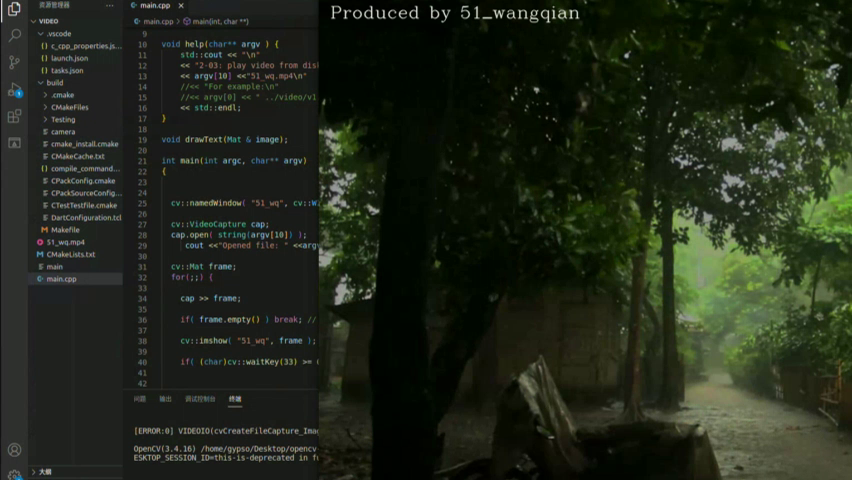
#> input picture frame 9 of work_1/51_王茜_2022091202029_作业1/作业1_录屏.mp4.mp4, 852 x 480 px, given in place of v1.mp4, which was not available
$ jupyter execute --allow-errors '51_王茜_2022091202029_作业2.ipynb'   (text cells are left out)
#> lines starting #> are read from the running program, lines starting #| are printed output that depends on the picture; pictures that were not available may be replaced by others from this repository, and a replacement may not be noted
[cell 1]
import os
import csv
import cv2
import matplotlib.pyplot as plt
import numpy as np
vis_stds = []
infrar_stds = []
#matplotlib inline

[cell 2]
def equalize_hist(im, nbr_bins=256):
    """对一幅灰度图像进行直方图均衡化"""
    # 图像直方图统计
    imhist, bins = np.histogram(im.flatten(), nbr_bins)
    # 累积分布函数
    cdf = imhist.cumsum()
    cdf = 255.0 * cdf / cdf[-1]
    # 使用累积分布函数的线性插值，计算新的像素值
    im2 = np.interp(im.flatten(), bins[:-1], cdf)  # 分段线性插值函数
    return im2.reshape(im.shape), cdf

[cell 3]
v = cv2.VideoCapture('C:\\Users\\DELL\\zuoye2\\v1.mp4')
if v.isOpened():
    open,frame = v.read()
#> frame is the input picture: shape (480, 852, 3); mean B, G, R 25.9, 39.3, 32.9
else:
    open = False

[cell 4]
frame.shape
#> Out = (480, 852, 3)

[cell 5]
while open:
    re,frame = v.read()
    if frame is None:
        break
    if re==True:

        #将原始图像转化为灰度图像
        frame = cv2.cvtColor(frame,cv2.COLOR_BGR2GRAY)    ###gray
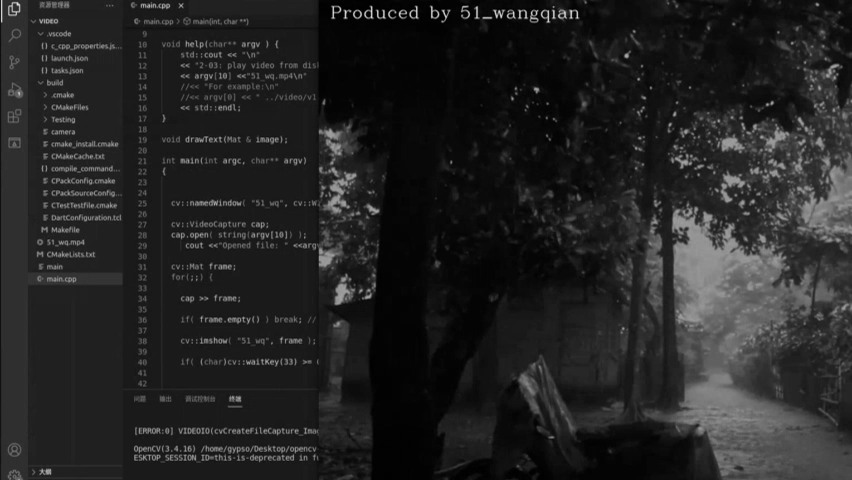
#> frame: shape (480, 852); min 0, max 223, mean 35.7

        #将原始图像大小缩小为原来的1/4

        #frame = frame[500:800,500:800]                    ###box
        #frame = cv2.resize(frame,(800,400))               ###scale,(width,height)
        frame = cv2.resize(frame,(0,0),fx=0.5,fy=0.5)
#> frame: shape (240, 426)

        image = frame


        # 图像均衡化
        img_equalize_hist, cdf = equalize_hist(frame)
#> in equalize_hist, `imhist, bins = np.histogram(im.flatten(), nbr_bins)`: imhist = 256 values, max 11885 at index 35, min 0 at index 3, mean 399.4; bins = 257 values from 0 to 187
#> in equalize_hist, `cdf = imhist.cumsum()`: cdf = 256 values from 3 to 102240
#> in equalize_hist, `cdf = 255.0 * cdf / cdf[-1]`: cdf = 256 values from 0.00748 to 255
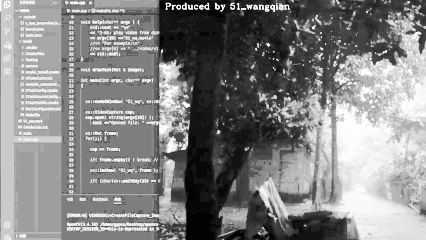
#> img_equalize_hist: shape (240, 426) float64; min 0.00748, max 255, mean 132.3
#> cdf = 256 values from 0.00748 to 255
        #img_equalize_hist = img_vis


        # 累积分布函数
        #plt.plot(cdf, color='r')

        cv2.imshow('result',frame)


        if cv2.waitKey(25) & 0xFF == 27:
#> (key Esc is pressed here)
            break
plt.imshow(image, 'gray')
plt.show()
# 统计原始图直方图
plt.hist(image.flatten(), 256)
plt.show()
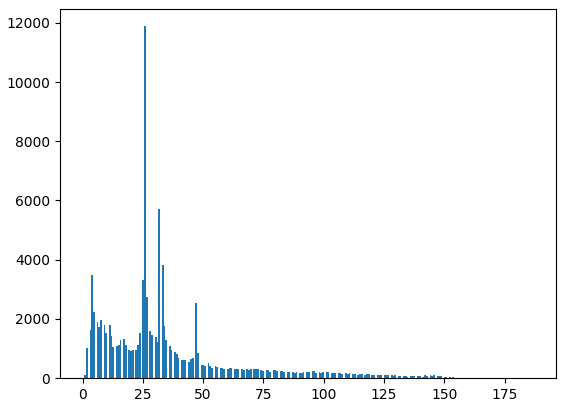
#> figure drawn by matplotlib, 1 panel; tallest bar 11885 high, from x = 25.57 to 26.3
plt.imshow(img_equalize_hist/255.0, 'gray')
plt.show()
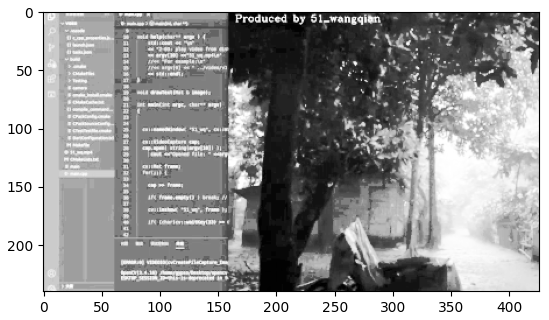
#> figure drawn by matplotlib, 1 panel
# 显示均衡化图的直方图
plt.hist(img_equalize_hist.flatten(),256, color='r')
plt.show()
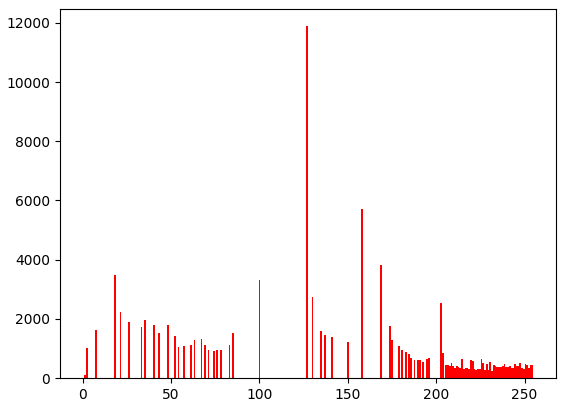
#> figure drawn by matplotlib, 1 panel; tallest bar 11885 high, from x = 126.5 to 127.5

v.release()
cv2.destroyAllWindows()

$ run again, starting later in the video
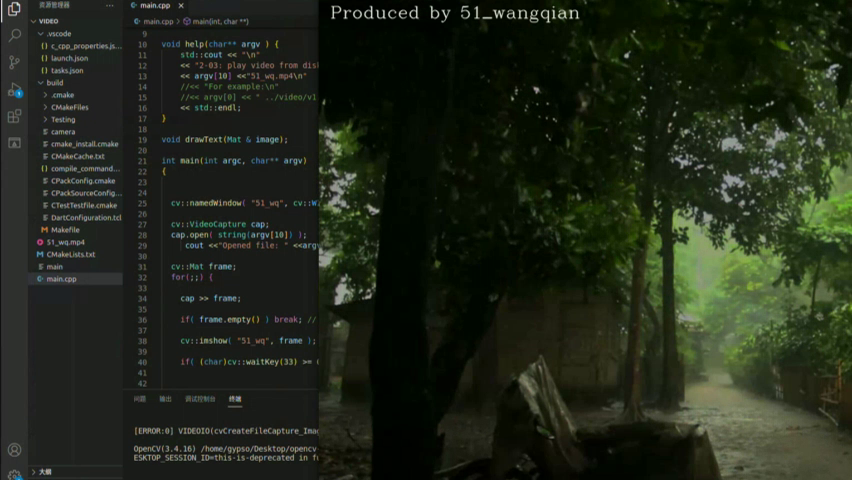
#> input picture frame 41 of work_1/51_王茜_2022091202029_作业1/作业1_录屏.mp4.mp4, 852 x 480 px, given in place of v1.mp4, which was not available
#> frame is the input picture: shape (480, 852, 3); mean B, G, R 25.8, 39.2, 32.8
#> imhist = 256 values, max 11848 at index 35, min 0 at index 3, mean 399.4; bins = 257 values from 0 to 188
#> in equalize_hist, `cdf = imhist.cumsum()`: cdf = 256 values from 3 to 102240
#> in equalize_hist, `cdf = 255.0 * cdf / cdf[-1]`: cdf = 256 values from 0.00748 to 255
#> `img_equalize_hist, cdf = equalize_hist(frame)`:
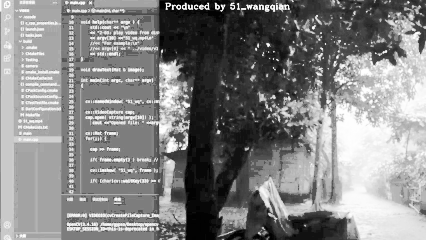
#> img_equalize_hist: shape (240, 426) float64; min 0.00748, max 255, mean 132.2
#> `plt.show()`:
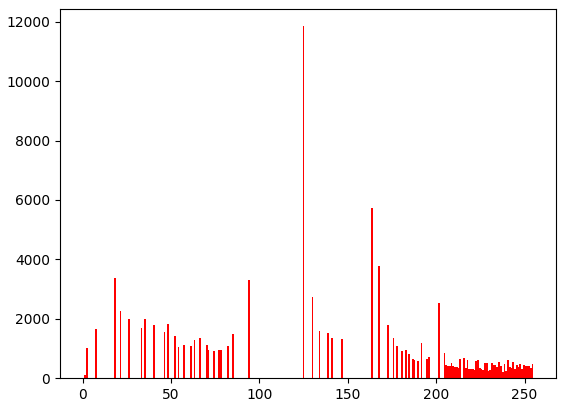
#> figure drawn by matplotlib, 1 panel; tallest bar 11848 high, from x = 124.5 to 125.5

$ run again, starting later in the video
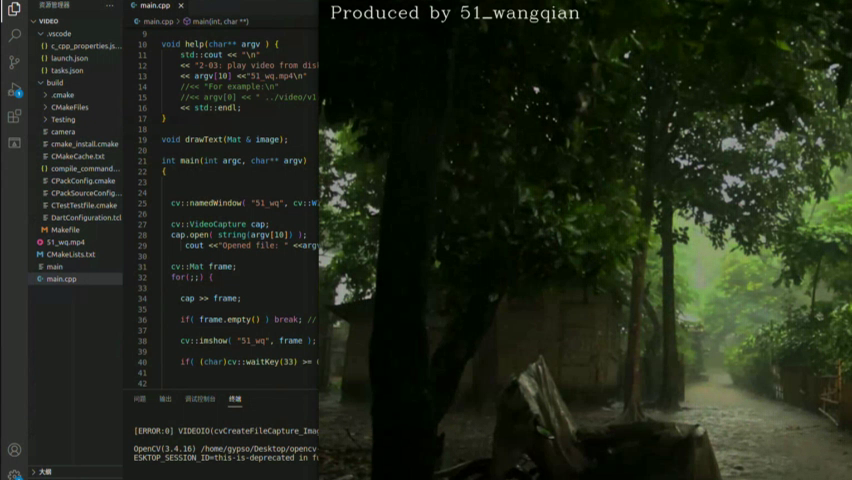
#> input picture frame 74 of work_1/51_王茜_2022091202029_作业1/作业1_录屏.mp4.mp4, 852 x 480 px, given in place of v1.mp4, which was not available
#> frame is the input picture: shape (480, 852, 3); mean B, G, R 25.9, 39.2, 32.9
#> imhist = 256 values, max 11792 at index 35, min 0 at index 3, mean 399.4; bins = 257 values from 0 to 187
#> in equalize_hist, `cdf = imhist.cumsum()`: cdf = 256 values from 3 to 102240
#> in equalize_hist, `cdf = 255.0 * cdf / cdf[-1]`: cdf = 256 values from 0.00748 to 255
#> `img_equalize_hist, cdf = equalize_hist(frame)`:
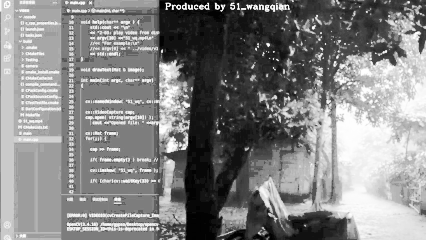
#> img_equalize_hist: shape (240, 426) float64; min 0.00748, max 255, mean 132.3
#> `plt.show()`:
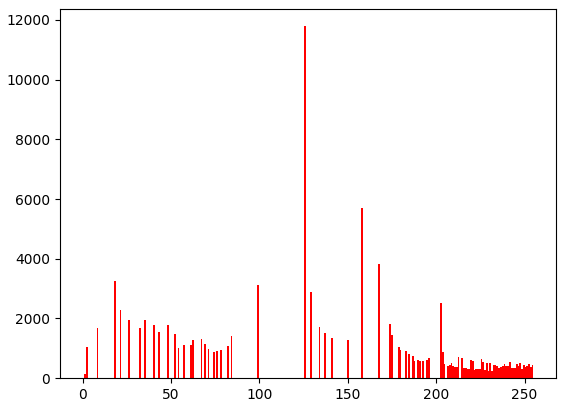
#> figure drawn by matplotlib, 1 panel; tallest bar 11792 high, from x = 125.5 to 126.5
